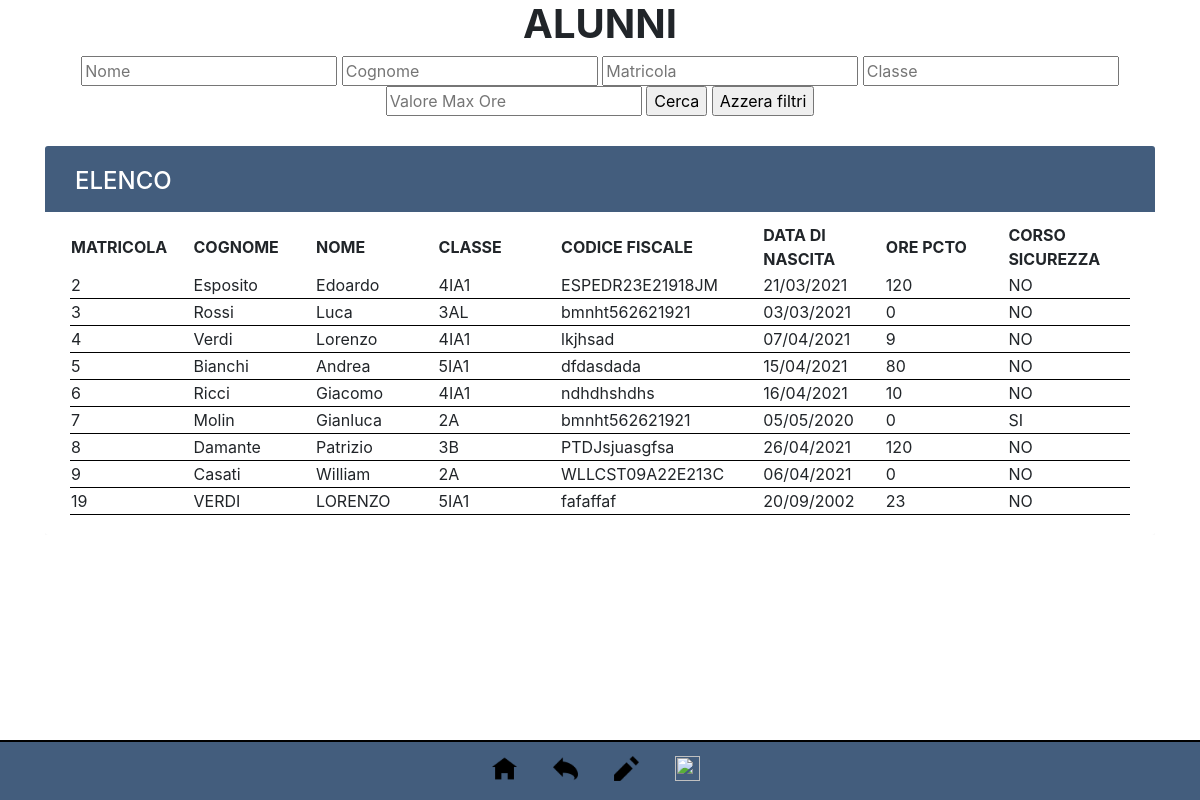
The app's page /print/stampa_al.php (signed in), older data.
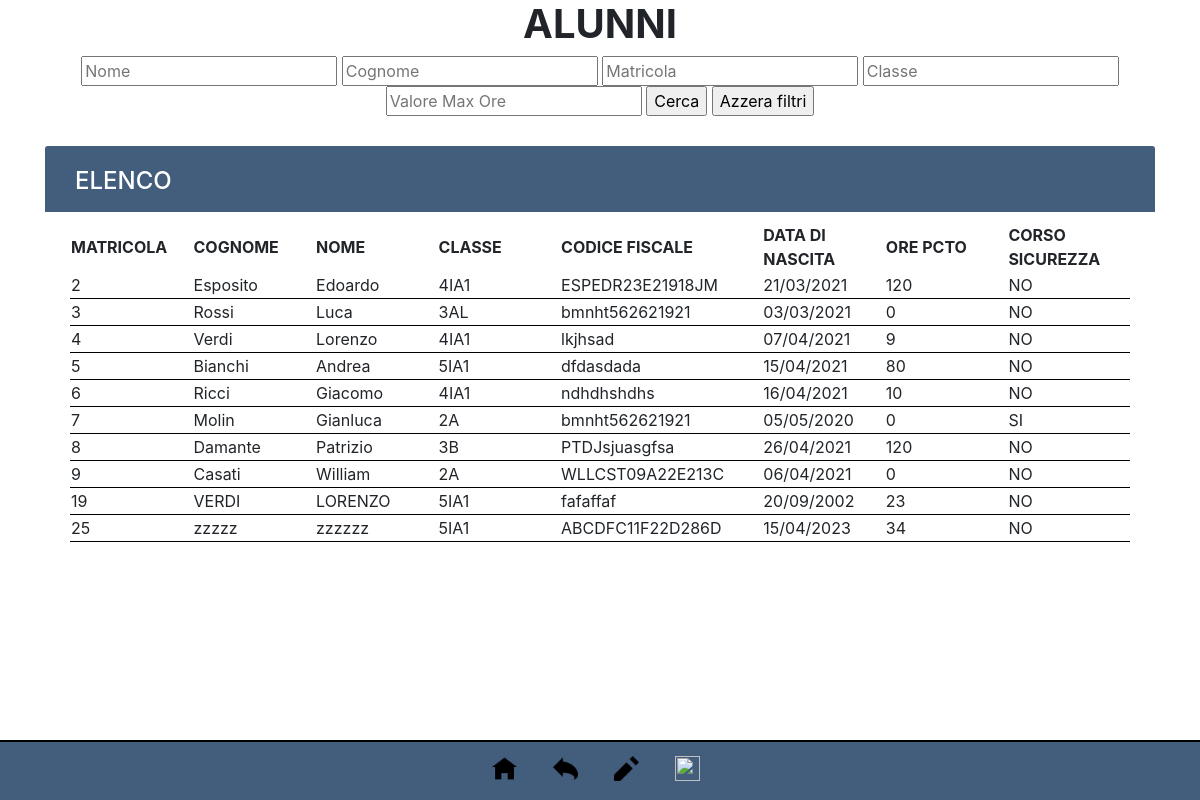
The same page, newer data.
### tables this page shows
CREATE TABLE `studente` (
  `Matricola` int(4) NOT NULL,
  `Nome` varchar(15) NOT NULL,
  `Cognome` varchar(15) NOT NULL,
  `Cod_Fiscale` varchar(16) NOT NULL,
  `Data_Nascita` date NOT NULL,
  `Classe` varchar(5) NOT NULL,
  `OrePCTO` int(11) NOT NULL
);

CREATE TABLE `corso` (
  `Cod_Corso` int(4) NOT NULL,
  `OreC` int(2) NOT NULL,
  `DataEsame` date NOT NULL,
  `NomeA` varchar(15) NOT NULL,
  `Matricola` int(4) NOT NULL
);

### print/stampa_al.php (the view, shortened to what this page needs)
<!DOCTYPE html>
<html>
<head>
<link href="../style.css" rel="stylesheet" type="text/css">
<link rel="stylesheet" href="https://stackpath.bootstrapcdn.com/bootstrap/4.5.0/css/bootstrap.min.css">
<link rel="stylesheet" href="https://maxcdn.bootstrapcdn.com/font-awesome/4.7.0/css/font-awesome.min.css">
</head>
<body>
<div align="center" class="barra"><br>&nbsp&nbsp
	<div class="aP">
	    <a href="http://localhost/project/print/page.php" title="Home"><img src="img/home.png" width="25px" height="25px"></a>&nbsp&nbsp&nbsp&nbsp
        <a href="http://localhost/project/print/page.php" title="Torna indietro"><img src="img/arrow_back.png" width="25px" height="25px"></a>&nbsp&nbsp&nbsp&nbsp
	    <a href="http://localhost/project/edit/studente/i_studente.php" title="Modifica alunno"><img src="img/modifica.png" width="25px" height="25px"></a>&nbsp&nbsp&nbsp&nbsp
	<a href="http://localhost/project/index/logout.php" title="Esci"><img src="img/log_out.png" width="25px" height="25px"></a>&nbsp&nbsp
    </div>
</div>
    <center>
    	<h1><b>ALUNNI</b></h1>
    </center>
    <div style="float: center">
    	<center>
    	<form method="GET" action="stampa_cerca_al.php">
    		<input type="textarea" placeholder="Nome" name="Nome">
    		<input type="textarea" placeholder="Cognome" name="Cognome">
    		<input type="textarea" placeholder="Matricola" name="Matricola">
    		<input type="textarea" placeholder="Classe" name="Classe">
    		<input type="textarea" placeholder="Valore Max Ore" name="Ore">
    		<input type="submit"   value="Cerca" name="cerca">
    		<input type="reset"    value="Azzera filtri" name="annulla">
    	</form>
    </div>
<div class="container-xl">
	<div class="table-responsive">
		<div class="table-wrapper">
			<div class="table-title">
				<div class="row">
					<div class="col-sm-6">
						<h2>ELENCO <b></b></h2>
					</div>
					<div class="col-sm-6">
					</div>
				</div>
			</div>
		<?php
	    $mysqli = new mysqli("127.0.0.1","root","","pcto") or die(mysqli_error($mysqli));
	   $sql = "SELECT studente.Matricola, studente.Cognome, studente.Nome, studente.Classe,
	          studente.Cod_Fiscale, studente.Data_Nascita, studente.OrePCTO, corso.OreC, corso.DataEsame
	          FROM corso RIGHT JOIN studente ON studente.Matricola = corso.Matricola WHERE 1 ORDER BY studente.Matricola";
	    $result = $mysqli->query($sql);
	    echo "<center>";
	    echo "<table border ='0' width='100%'>
	            <tr>
	                <th width='100'>MATRICOLA</th>
	                <th width='100'>COGNOME</th>
	                <th width='100'>NOME</th>
	                <th width='100'>CLASSE</th>
	                <th width='100'>CODICE FISCALE</th>
	                <th width='100'>DATA DI NASCITA</th>
	                <th width='100'>ORE PCTO</th>
	                <th width='100'>CORSO SICUREZZA</th>
	            <tr>";
	    while($row = $result->fetch_assoc())
	    {
	    	echo "<tr>";
	    	echo "<td style='border-bottom: 1px solid #000000' align='left'>" . $row['Matricola'] . "</td>";
	    	echo "<td style='border-bottom: 1px solid #000000' align='left'>" . $row['Cognome'] . "</td>";
	    	echo "<td style='border-bottom: 1px solid #000000' align='left'>" . $row['Nome'] . "</td>";
	    	echo "<td style='border-bottom: 1px solid #000000' align='left'>" . $row['Classe'] . "</td>";
	    	echo "<td style='border-bottom: 1px solid #000000' align='left'>" . $row['Cod_Fiscale'] . "</td>";
	    	$dataConvert = date_create($row['Data_Nascita']);
            $dataEurope = date_format($dataConvert ,'d/m/Y');
	    	echo "<td style='border-bottom: 1px solid #000000' align='left'>" . $dataEurope . "</td>";
	    	echo "<td style='border-bottom: 1px solid #000000' align='left'>" . $row['OrePCTO'] . "</td>";
	        if($row['DataEsame']!=NULL)
	        {
	        	$risp = 'SI';
	        }
	        else
	        {
	        	$risp = 'NO';
	        }
	    	echo "<td style='border-bottom: 1px solid #000000' align='left'>" . $risp . "</td>";
	    }
	    echo "</table>";
	?>
	</div>
</div>
</body>
</html>

Row changes from the older to the newer data that the page shows:
added studente: Matricola "25", Cognome "zzzzz", Nome "zzzzzz", Classe "5IA1", Cod_Fiscale "ABCDFC11F22D286D", Data_Nascita "15/04/2023", OrePCTO "34", risp "NO"
